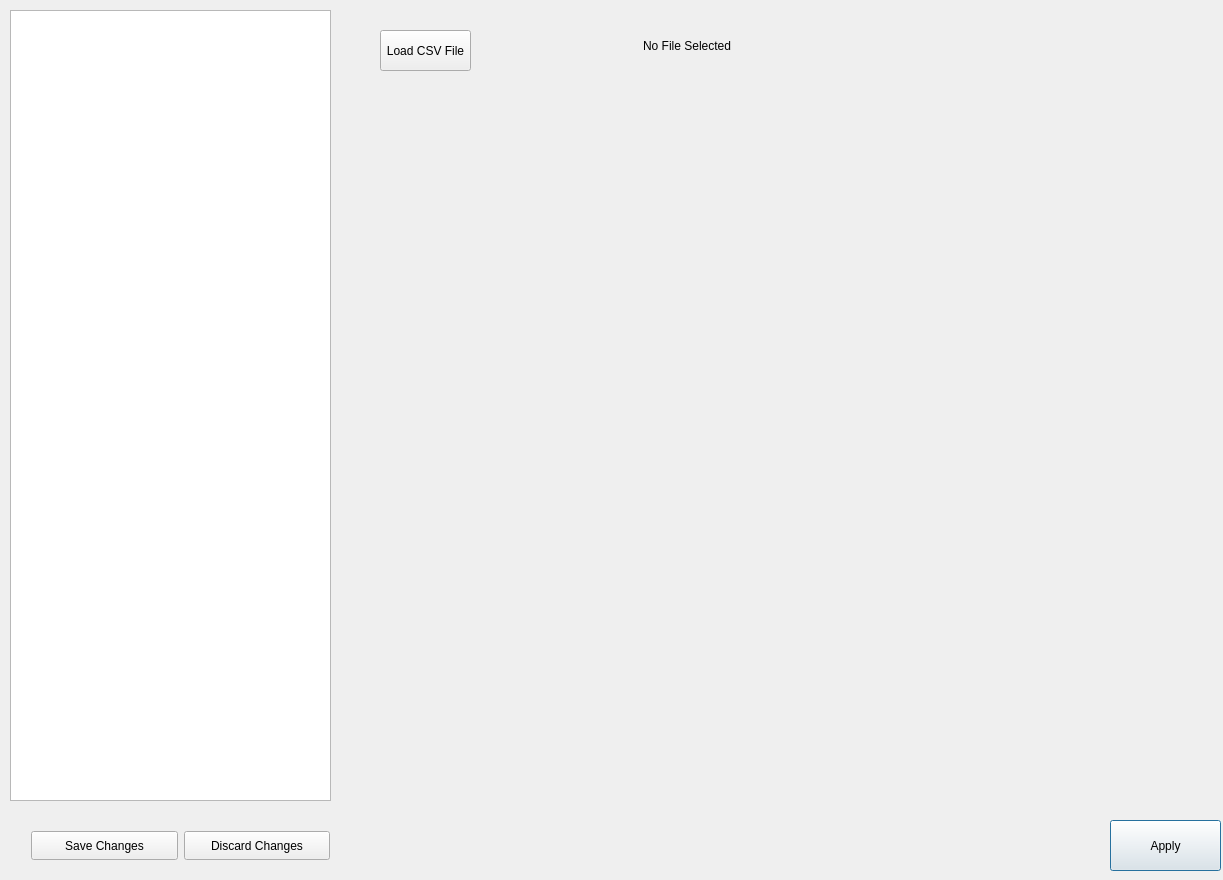
<?xml version="1.0" encoding="UTF-8"?>
<ui version="4.0">
 <class>Dialog</class>
 <widget class="QDialog" name="Dialog">
  <property name="geometry">
   <rect>
    <x>0</x>
    <y>0</y>
    <width>1223</width>
    <height>880</height>
   </rect>
  </property>
  <property name="windowTitle">
   <string>Dialog</string>
  </property>
  <widget class="QTableView" name="tableView">
   <property name="geometry">
    <rect>
     <x>10</x>
     <y>10</y>
     <width>321</width>
     <height>791</height>
    </rect>
   </property>
  </widget>
  <widget class="QCustomPlot" name="plot" native="true">
   <property name="geometry">
    <rect>
     <x>360</x>
     <y>80</y>
     <width>851</width>
     <height>721</height>
    </rect>
   </property>
  </widget>
  <widget class="QPushButton" name="applyPlotWindow">
   <property name="geometry">
    <rect>
     <x>1110</x>
     <y>820</y>
     <width>111</width>
     <height>51</height>
    </rect>
   </property>
   <property name="text">
    <string>Apply</string>
   </property>
  </widget>
  <widget class="QWidget" name="layoutWidget">
   <property name="geometry">
    <rect>
     <x>370</x>
     <y>850</y>
     <width>731</width>
     <height>22</height>
    </rect>
   </property>
   <layout class="QHBoxLayout" name="horizontalLayout_2">
    <item>
     <widget class="QDoubleSpinBox" name="xMin_doubleSpinBox"/>
    </item>
    <item>
     <widget class="QDoubleSpinBox" name="xMax_doubleSpinBox">
      <property name="maximum">
       <double>10000.000000000000000</double>
      </property>
     </widget>
    </item>
    <item>
     <widget class="QDoubleSpinBox" name="minY_doubleSpinBox"/>
    </item>
    <item>
     <widget class="QDoubleSpinBox" name="maxY_doubleSpinBox">
      <property name="maximum">
       <double>10000.000000000000000</double>
      </property>
     </widget>
    </item>
   </layout>
  </widget>
  <widget class="QWidget" name="layoutWidget">
   <property name="geometry">
    <rect>
     <x>370</x>
     <y>820</y>
     <width>731</width>
     <height>21</height>
    </rect>
   </property>
   <layout class="QHBoxLayout" name="horizontalLayout_3">
    <item>
     <widget class="QLabel" name="label">
      <property name="text">
       <string>Min X</string>
      </property>
     </widget>
    </item>
    <item>
     <widget class="QLabel" name="label_2">
      <property name="text">
       <string>Max X</string>
      </property>
     </widget>
    </item>
    <item>
     <widget class="QLabel" name="label_3">
      <property name="text">
       <string>Min Y</string>
      </property>
     </widget>
    </item>
    <item>
     <widget class="QLabel" name="label_4">
      <property name="text">
       <string>Max Y</string>
      </property>
     </widget>
    </item>
   </layout>
  </widget>
  <widget class="QWidget" name="layoutWidget">
   <property name="geometry">
    <rect>
     <x>20</x>
     <y>820</y>
     <width>321</width>
     <height>51</height>
    </rect>
   </property>
   <layout class="QHBoxLayout" name="horizontalLayout">
    <item>
     <widget class="QPushButton" name="saveChanges_pushButton">
      <property name="maximumSize">
       <size>
        <width>157</width>
        <height>100</height>
       </size>
      </property>
      <property name="text">
       <string>Save Changes</string>
      </property>
     </widget>
    </item>
    <item>
     <widget class="QPushButton" name="discardChanges_pushButton">
      <property name="maximumSize">
       <size>
        <width>156</width>
        <height>100</height>
       </size>
      </property>
      <property name="text">
       <string>Discard Changes</string>
      </property>
     </widget>
    </item>
   </layout>
  </widget>
  <widget class="QPushButton" name="browse_pushButton">
   <property name="geometry">
    <rect>
     <x>380</x>
     <y>30</y>
     <width>91</width>
     <height>41</height>
    </rect>
   </property>
   <property name="text">
    <string>Load CSV File</string>
   </property>
  </widget>
  <widget class="QLabel" name="CSVFileLabel">
   <property name="geometry">
    <rect>
     <x>500</x>
     <y>30</y>
     <width>231</width>
     <height>31</height>
    </rect>
   </property>
   <property name="text">
    <string>No File Selected</string>
   </property>
   <property name="alignment">
    <set>Qt::AlignRight|Qt::AlignTrailing|Qt::AlignVCenter</set>
   </property>
  </widget>
  <zorder>layoutWidget</zorder>
  <zorder>layoutWidget</zorder>
  <zorder>tableView</zorder>
  <zorder>plot</zorder>
  <zorder>layoutWidget</zorder>
  <zorder>applyPlotWindow</zorder>
  <zorder>browse_pushButton</zorder>
  <zorder>CSVFileLabel</zorder>
 </widget>
 <layoutdefault spacing="6" margin="11"/>
 <customwidgets>
  <customwidget>
   <class>QCustomPlot</class>
   <extends>QWidget</extends>
   <header>../../qcustomplot.h</header>
   <container>1</container>
  </customwidget>
 </customwidgets>
 <resources/>
 <connections/>
</ui>
